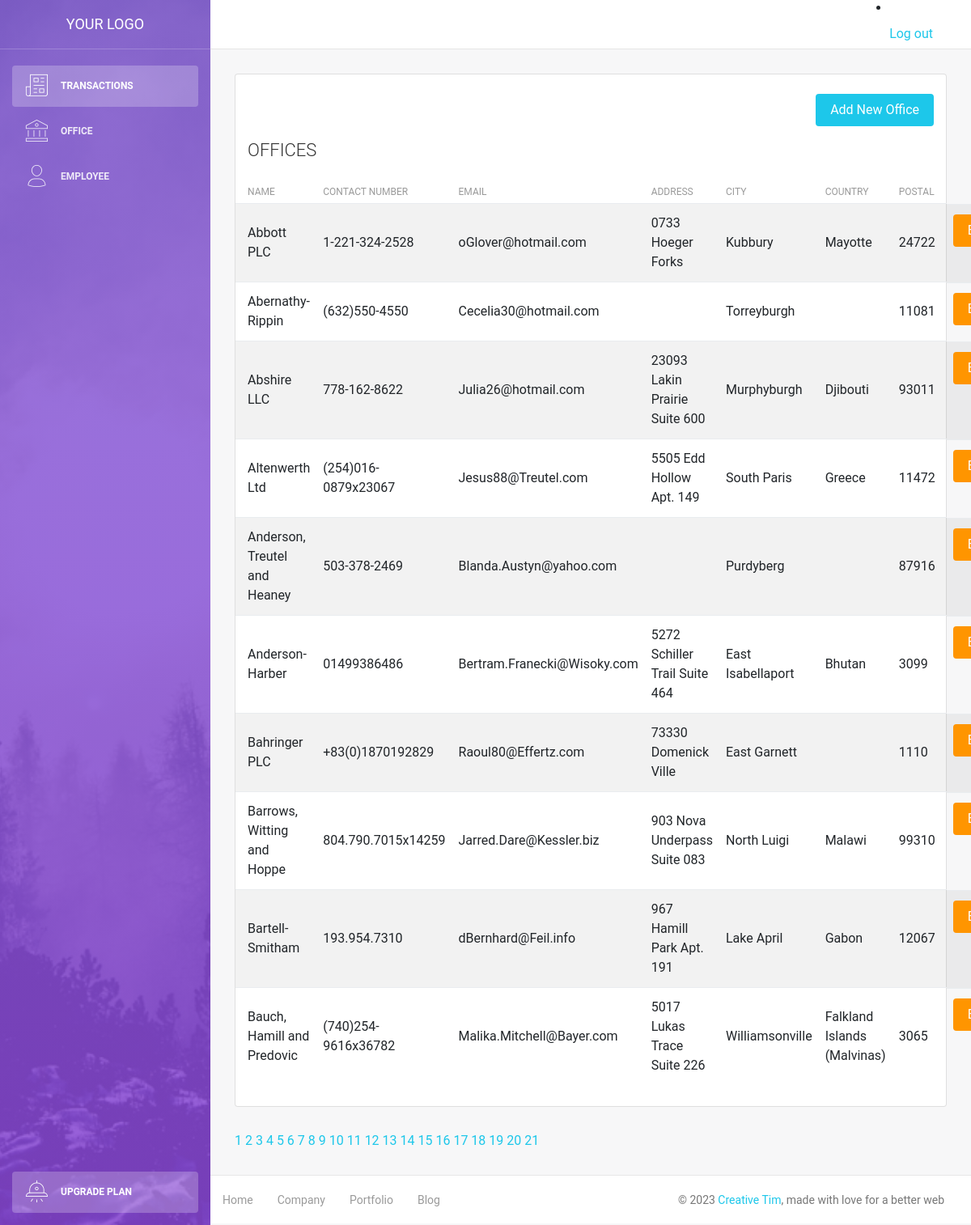
Screenshot of /office.php with the database file from the repository.
### tables this page shows
CREATE TABLE `office` (
  `id` int(11) NOT NULL,
  `name` varchar(45) NOT NULL,
  `contactnum` varchar(45) DEFAULT NULL,
  `email` varchar(45) DEFAULT NULL,
  `address` varchar(45) DEFAULT NULL,
  `city` varchar(45) DEFAULT NULL,
  `country` varchar(45) DEFAULT NULL,
  `postal` int(11) DEFAULT NULL
);

### office.php (the view, shortened to what this page needs)
<!DOCTYPE html>
<html lang="en">
<head>
    <link rel="stylesheet" href="https://maxcdn.bootstrapcdn.com/font-awesome/latest/css/font-awesome.min.css" />
    <link href="assets/css/bootstrap.min.css" rel="stylesheet" />
    <link href="assets/css/light-bootstrap-dashboard.css?v=2.0.0 " rel="stylesheet" />
    <link href="assets/css/demo.css" rel="stylesheet" />
</head>
<body>
<?php
require ('config/db.php');
$results_per_page = 10;
$query = "SELECT * FROM office";
$result = mysqli_query($conn, $query);
$number_of_result = mysqli_num_rows($result);
$number_of_page = ceil($number_of_result / $results_per_page);
if(!isset($_GET['page'])){
    $page = 1;
}else{
    $page = $_GET['page'];
}
$page_first_result = ($page-1) * $results_per_page;
$query = 'SELECT * FROM office ORDER BY name LIMIT '. $page_first_result .',' . $results_per_page . '';
$result = mysqli_query($conn, $query);
$offices = mysqli_fetch_all($result, MYSQLI_ASSOC);
?>
    <div class="wrapper">
        <div class="sidebar" data-image="assets/img/sidebar-5.jpg">
            <div class="sidebar-wrapper">
                <?php include('includes/sidebar.php'); ?>
            </div>
        </div>
        <div class="main-panel">
        <?php include('includes/navbar.php'); ?>
            <div class="content">
                <div class="container-fluid">
                    <div class = "row">
                    <div class="col-md-12">
                            <div class="card strpied-tabled-with-hover">
                            <br/>
                            <div class="col-md-12">
                                <a href="office-add.php">
                                    <button type="submit" class="btn btn-info btn-fill pull-right">Add New Office</button>
                                </a>
                            </div>
                            <div class="card-header ">
                                    <h4 class="card-title">OFFICES</h4>
                                </div>
                                <div class="card-body table-full-width table-responsive">
                                    <table class="table table-hover table-striped">
                                    <thead>
                                        <th>Name</th>
                                        <th>Contact Number</th>
                                        <th>Email</th>
                                        <th>Address</th>
                                        <th>City</th>
                                        <th>Country</th>
                                        <th>Postal</th>
                                    </thead>
                                    <tbody>
                                        <?php foreach($offices as $office) : ?>
                                        <tr>
                                            <td><?php echo $office['name']; ?></td>
                                            <td><?php echo $office['contactnum']; ?></td>
                                            <td><?php echo $office['email']; ?></td>
                                            <td><?php echo $office['address']; ?></td>
                                            <td><?php echo $office['city']; ?></td>
                                            <td><?php echo $office['country']; ?></td>
                                            <td><?php echo $office['postal']; ?></td>
                                            <td>
                                            <a href="office-edit.php?id=<?php echo $office['id']; ?>">
                                            <button type="submit" class ="btn btn-warning btn-fill pull-right">Edit</button>
                                        </a>
                                        </td>
                                        </tr>
                                            <?php endforeach ?>
                                        </tbody>
                                    </table>
                                </div>
                            </div>
                        </div>
                    </div>
                    <?php
                for($page=1; $page <= $number_of_page; $page++){
                    echo '<a href = "office.php?page='. $page .'">  ' . $page . '</a>';
                }
            ?>
                </div>
            </div>
            <footer class="footer">
                <div class="container-fluid">
                    <nav>
                        <ul class="footer-menu">
                            <li>
                                <a href="#">
                                    Home
                                </a>
                            </li>
                            <li>
                                <a href="#">
                                    Company
                                </a>
                            </li>
                            <li>
                                <a href="#">
                                    Portfolio
                                </a>
                            </li>
                            <li>
                                <a href="#">
                                    Blog
                                </a>
                            </li>
                        </ul>
                        <p class="copyright text-center">
                            ©
                            <a href="http://www.creative-tim.com">Creative Tim</a>, made with love for a better web
                        </p>
                    </nav>
                </div>
            </footer>
        </div>
    </div>
</body>
</html>

### includes/sidebar.php
<div class="logo">
                   <a href="javascript:;" class="simple-text">
                     Your Logo
                   </a>
               </div>
               <ul class="nav">
                   <li class="nav-item active">
                       <a class="nav-link" href="transaction.php">
                           <i class="nc-icon nc-icon nc-paper-2"></i>
                           <p>Transactions</p>
                       </a>
                   </li>
                   <li>
                       <a class="nav-link" href="office.php">
                           <i class="nc-icon nc-bank"></i>
                           <p>Office</p>
                       </a>
                   </li>
                   <li>
                       <a class="nav-link" href="employee.php">
                           <i class="nc-icon nc-single-02"></i>
                           <p>Employee</p>
                       </a>
                   </li>
                   <li class="nav-item active active-pro">
                       <a class="nav-link active" href="javascript:;">
                           <i class="nc-icon nc-alien-33"></i>
                           <p>Upgrade Plan</p>
                       </a>
                   </li>
               </ul>

### includes/navbar.php (shortened to what this page needs)
<nav class="navbar navbar-expand-lg " color-on-scroll="500">
                <div class="container-fluid">
                    <div class="collapse navbar-collapse justify-content-end" id="navigation">
                            <li class="nav-item">
                                <a class="nav-link" href="#pablo">
                                    <span class="no-icon">Log out</span>
                                </a>
                            </li>
                    </div>
                </div>
            </nav>

### rows the page displays
office: name "Abbott PLC", contactnum "1-221-324-2528", email "oGlover@hotmail.com", address "0733 Hoeger Forks", city "Kubbury", country "Mayotte", postal "24722"
office: name "Abernathy-Rippin", contactnum "(632)550-4550", email "Cecelia30@hotmail.com", city "Torreyburgh", postal "11081"
office: name "Abshire LLC", contactnum "778-162-8622", email "Julia26@hotmail.com", address "23093 Lakin Prairie Suite 600", city "Murphyburgh", country "Djibouti", postal "93011"
office: name "Altenwerth Ltd", contactnum "(254)016-0879x23067", email "Jesus88@Treutel.com", address "5505 Edd Hollow Apt. 149", city "South Paris", country "Greece", postal "11472"
office: name "Anderson, Treutel and Heaney", contactnum "503-378-2469", email "Blanda.Austyn@yahoo.com", city "Purdyberg", postal "87916"
office: name "Anderson-Harber", contactnum "01499386486", email "Bertram.Franecki@Wisoky.com", address "5272 Schiller Trail Suite 464", city "East Isabellaport", country "Bhutan", postal "3099"
office: name "Bahringer PLC", contactnum "+83(0)1870192829", email "Raoul80@Effertz.com", address "73330 Domenick Ville", city "East Garnett", postal "1110"
office: name "Barrows, Witting and Hoppe", contactnum "804.790.7015x14259", email "Jarred.Dare@Kessler.biz", address "903 Nova Underpass Suite 083", city "North Luigi", country "Malawi", postal "99310"
office: name "Bartell-Smitham", contactnum "193.954.7310", email "dBernhard@Feil.info", address "967 Hamill Park Apt. 191", city "Lake April", country "Gabon", postal "12067"
office: name "Bauch, Hamill and Predovic", contactnum "(740)254-9616x36782", email "Malika.Mitchell@Bayer.com", address "5017 Lukas Trace Suite 226", city "Williamsonville", country "Falkland Islands (Malvinas)", postal "3065"
